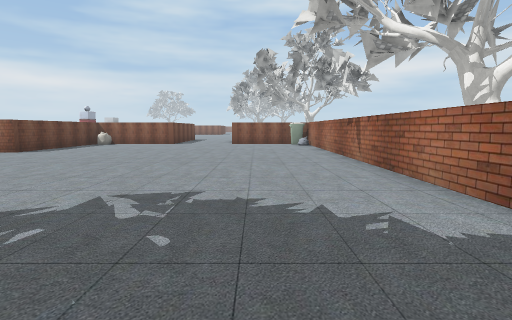
[1] (above)

19 first-person views from a walk through a Unity game level. The camera is 1.5 m above the floor, tilts 6° down and sees 80° across. The floor is counted in squares, 2 m on a side. Each view is taken from the middle of a square. On the plan, view 1 faces up. The plan holds only what a view shows up to about 10 squares ahead; the rest is blank. The place goes on beyond the plan. The player character is not drawn. Some surface patterns are stand-ins.

[2]
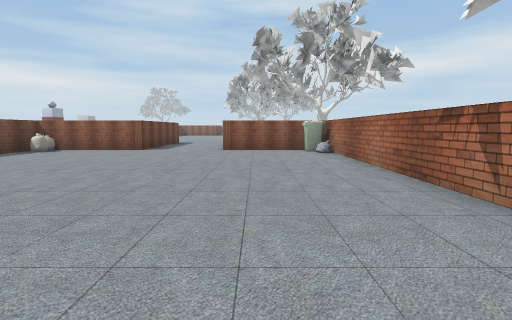

[3]
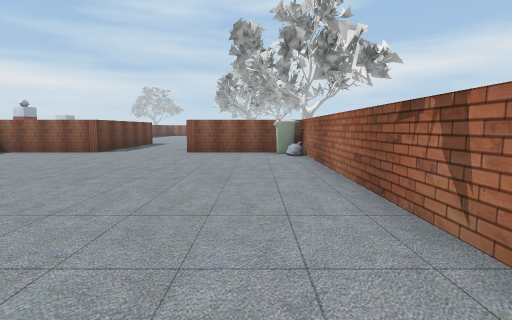

[4]
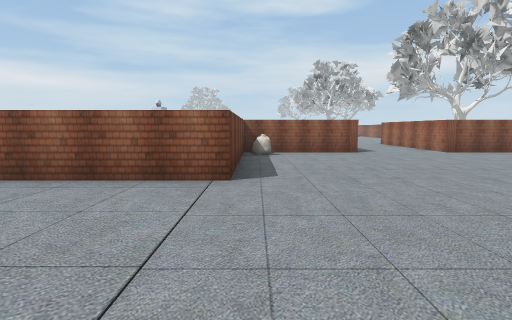

[5]
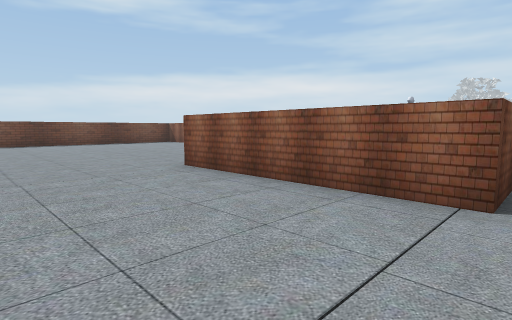

[6]
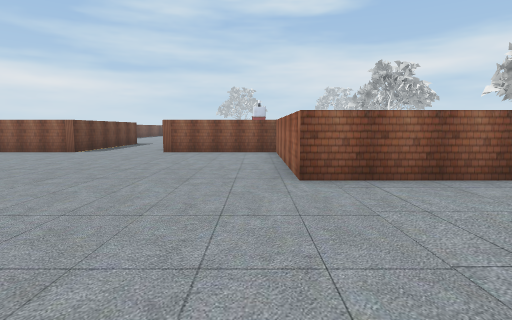

[7]
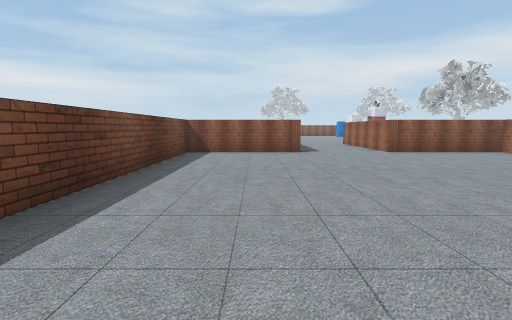

[8]
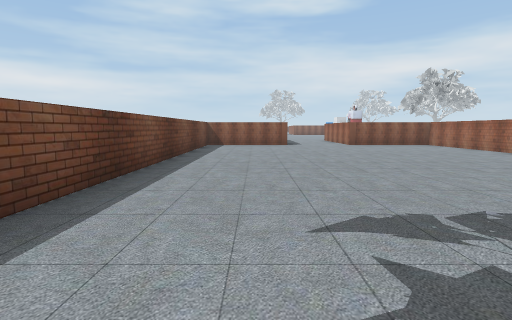

[9]
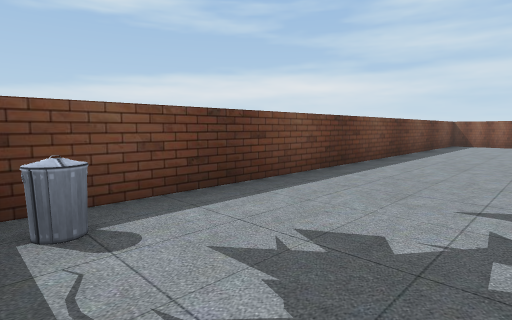

[10]
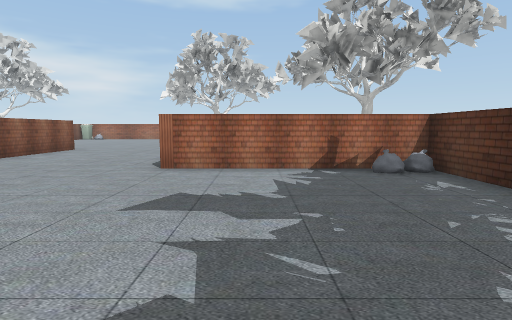

[11]
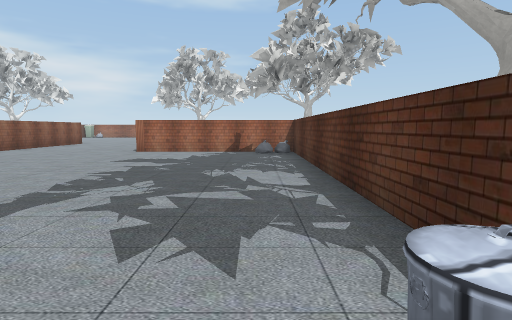

[12]
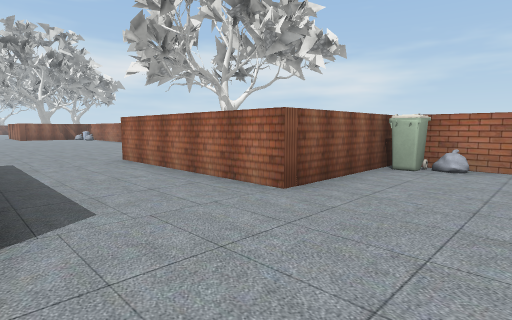

[13]
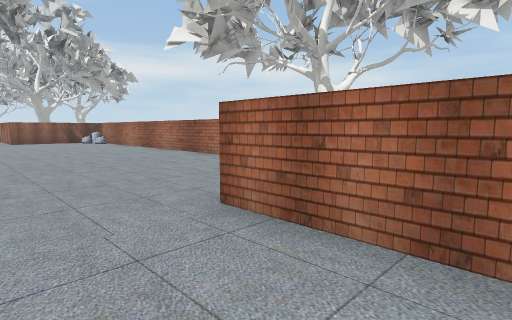

[14]
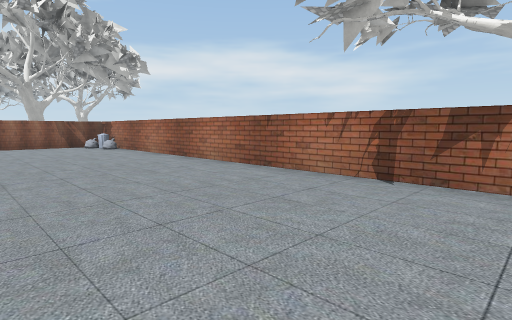

[15]
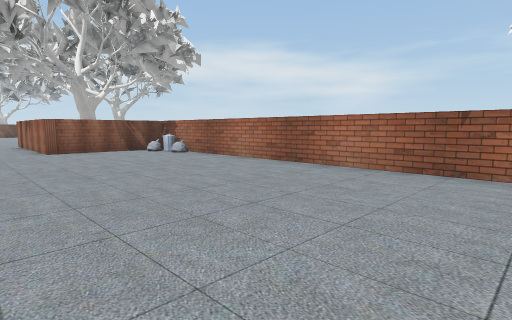

[16]
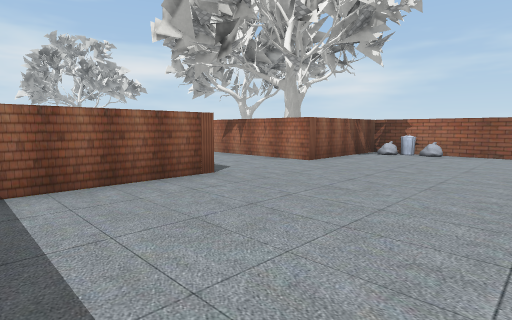

[17]
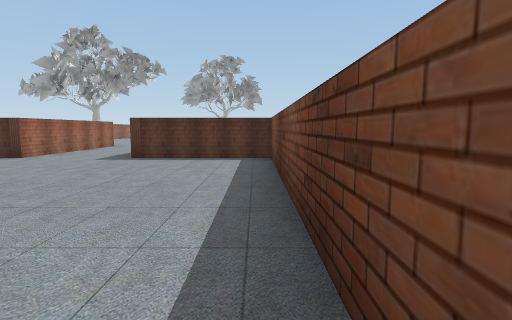

[18]
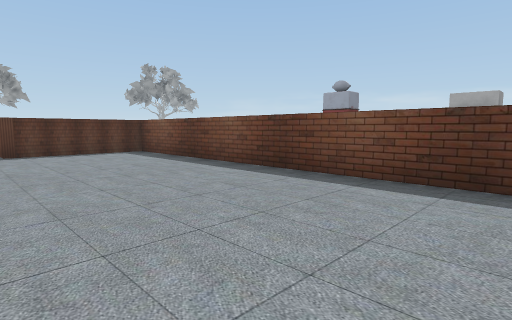

[19]
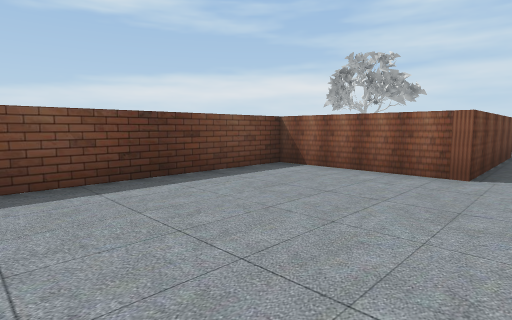

### Floor plan
Points are (right, up) in squares from view 1. A wall is a line through its corners. A room is listed if a view was taken in it or the views show most of it. See-through windows are left out.
Room 1 (views 1, 2, 3, 4, 5, 6, 7, 8, 9, 10, 11, 12)
walls: (-7.4, 13.2) (-7.4, 9.3) (-12.4, 9.3) (-12.4, 14.4) (-15.9, 14.4); (-3.9, 14.4) (-6.5, 14.4); (-18.6, 14.4) (-22.1, 14.4) (-22.1, 0.2); (-20.8, -0.2) (-12.4, -0.2) (-12.4, 4.9); (2.4, 2.8) (2.4, 12.2); (1.5, 14.4) (-1.1, 14.4)
ways out: opening at (-2.5, 15) to room 2; opening at (-17.5, 14)
objects: bin (-21, 1); other object (-13, 0); other object (-13, 1); other object (-7, 14); other object (2, 13); other object (2, 14)
Room 2 (views 13, 14, 15, 16, 17, 18, 19)
walls: (2.4, 21.2) (2.4, 34.1) (-1.1, 34.1); (-3.9, 34.1) (-7.4, 34.1) (-7.4, 19.4) (-3.9, 19.4) (-3.9, 18.9); (-3.9, 15.1) (-3.9, 14.4); (-1.1, 14.4) (-1.1, 19.4) (-0.5, 19.4)
ways out: opening at (-2.5, 15) to room 1; opening at (-2.5, 35)
objects: other object (2, 32); other object (2, 33); bin (2, 34)

Where each view was taken, in squares from view 1:
view 1: 0 up, 0 right, facing up
view 2: 4 up, 0 right, facing up
view 3: 5 up, 1 right, facing up
view 4: 5 up, 7 left, facing up
view 5: 6 up, 7 left, facing up-left
view 6: 5 up, 13 left, facing up
view 7: 5 up, 20 left, facing up
view 8: 1 up, 20 left, facing up
view 9: 0 up, 19 left, facing up-left
view 10: 3 up, 18 left, facing right
view 11: 1 up, 22 left, facing right
view 12: 12 up, 4 left, facing up-right
view 13: 17 up, 3 left, facing up-right
view 14: 21 up, 2 left, facing up-right
view 15: 24 up, 3 left, facing up-right
view 16: 30 up, 7 left, facing up-right
view 17: 27 up, 7 left, facing down
view 18: 29 up, 3 left, facing down-left
view 19: 29 up, 3 left, facing up-left
